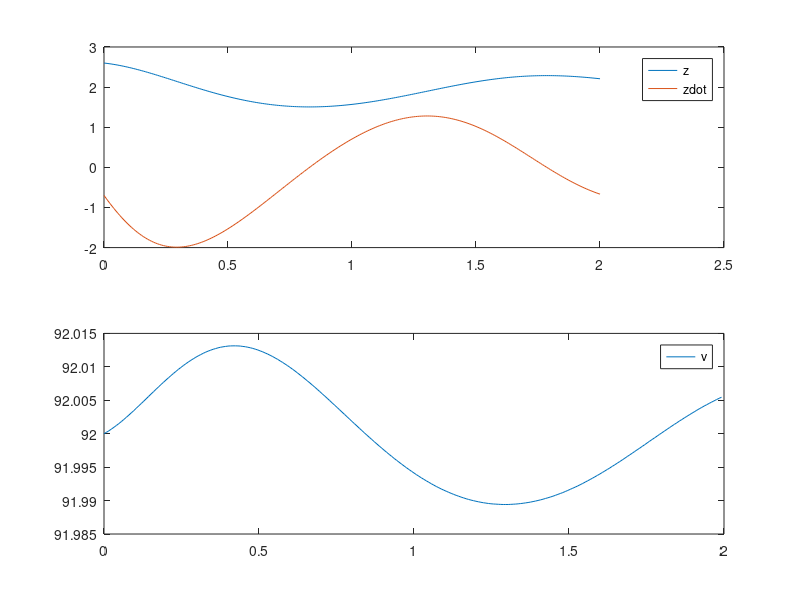

Reproduce this figure in MATLAB.
function startercode050915
[T,X,U,XFORDISPLAY] = RunSimulation;
PlotResults(T,X,U);
z = mat2str(XFORDISPLAY(1),8)
zdot = mat2str(XFORDISPLAY(2),8)
end

function [actuators,data] = initControlSystem(sensors,references,parameters,data)
%%%%%%%%%%%%%%%%%%
% MODIFY
data.A = [0, 1; -59/5, -9/10];
data.B = [0; 1/10];
data.C = [0, 1];
data.xhat = [0;0];
data.u = 0;

qC = eye(length(data.A - 1));
rC = 6.8;

qO = 3.1;
rO = eye(length(data.A - 1));

data.K = lqr(data.A, data.B, qC, rC);
data.L = lqr(data.A', data.C', inv(rO), inv(qO))';
%
%%%%%%%%%%%%%%%%%%
[actuators,data] = runControlSystem(sensors,references,parameters,data);
end

function [actuators,data] = runControlSystem(sensors,references,parameters,data)
%%%%%%%%%%%%%%%%%%
% MODIFY
zE = 2;
vE = 10*zE + 9*zE^3;
u = -data.K*data.xhat;
y = sensors.zdot;
data.xhat = data.xhat + (data.A*data.xhat + data.B*u - data.L*(data.C*data.xhat - y)) * parameters.tStep;
actuators.v = u + vE;
%
%%%%%%%%%%%%%%%%%%
end

function [T,X,U,XFORDISPLAY] = RunSimulation
[t,x,tStep,nSteps,nStepsForDisplay] = InitSimulation;
T = t;
X = x;
U = [];
controller.init = @initControlSystem;
controller.run = @runControlSystem;
controller.sensors = GetSensors(t,x);
controller.references = struct;
controller.parameters = struct('tStep',tStep);
controller.data = struct;
[controller.actuators,controller.data] = ...
    controller.init(controller.sensors, ...
                    controller.references, ...
                    controller.parameters, ...
                    controller.data);
for iStep = 1:nSteps
    u = GetInput(controller.actuators);
    [t,x] = ode45(@(t,x) GetXDot(t,x,u),[t t+tStep],x);
    t = t(end);
    x = x(end,:)';
    controller.sensors = GetSensors(t,x);
    [controller.actuators,controller.data] = ...
    controller.run(controller.sensors, ...
                    controller.references, ...
                    controller.parameters, ...
                    controller.data);
    T = [T t];
    X = [X x];
    U = [U u];
    if iStep==nStepsForDisplay
        XFORDISPLAY = x;
    end
end
end

function [t,x,tStep,nSteps,nStepsForDisplay] = InitSimulation
t = 0;
x = [2.60; -0.70];
tStep = 0.008;
nStepsForDisplay = 25;
nSteps = 250;
end

function u = GetInput(actuators)
u = actuators.v;
end

function sensors = GetSensors(t,x)
sensors.t = t;
sensors.zdot = x(2);
end

function xdot = GetXDot(t,x,u)
xdot = [x(2); (1/10)*(-(9*x(2)+10*x(1)+9*x(1)^3)+u(1))];
end

function PlotResults(T,X,U)
clf;
subplot(2,1,1);
plot(T,X);
legend('z','zdot');
subplot(2,1,2);
plot(T(1:end-1),U);
legend('v');
end
